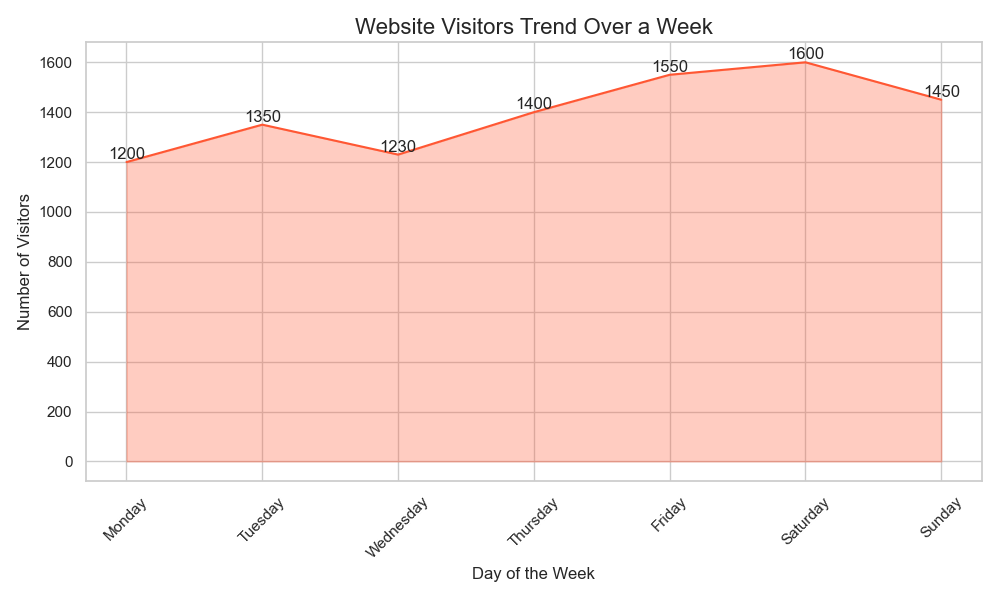

The Python source for this figure:

import pandas as pd
import seaborn as sns
import matplotlib.pyplot as plt

# Data
data = {
    'Day': ['Monday', 'Tuesday', 'Wednesday', 'Thursday', 'Friday', 'Saturday', 'Sunday'],
    'Visitors': [1200, 1350, 1230, 1400, 1550, 1600, 1450]
}

df = pd.DataFrame(data)

# Define the color palette as an array of hex color codes
colors = ["#FF5733"]

# Plotting the area chart
plt.figure(figsize=(10, 6))  # Changed the width and height of the chart
ax = sns.lineplot(x='Day', y='Visitors', data=df, color=colors[0])
ax.fill_between(df['Day'], df['Visitors'], color=colors[0], alpha=0.3)

# Annotations
for i, point in df.iterrows():
    ax.text(point['Day'], point['Visitors'], str(point['Visitors']), 
            ha='center', va='bottom')

# Customizing with a title and labels
ax.set_title('Website Visitors Trend Over a Week', fontsize=16)
ax.set_xlabel('Day of the Week', fontsize=12)
ax.set_ylabel('Number of Visitors', fontsize=12)

plt.xticks(rotation=45)
plt.tight_layout()
plt.show()
